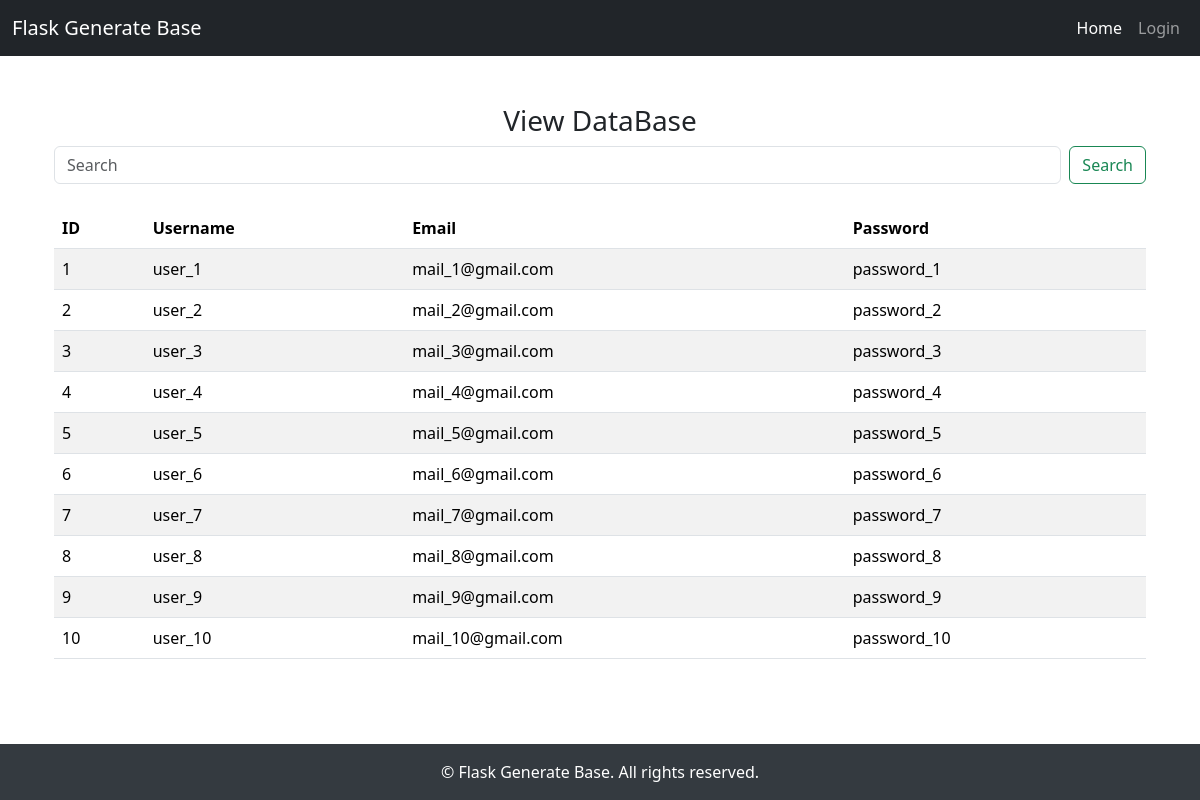
Before: /view with the older database file.
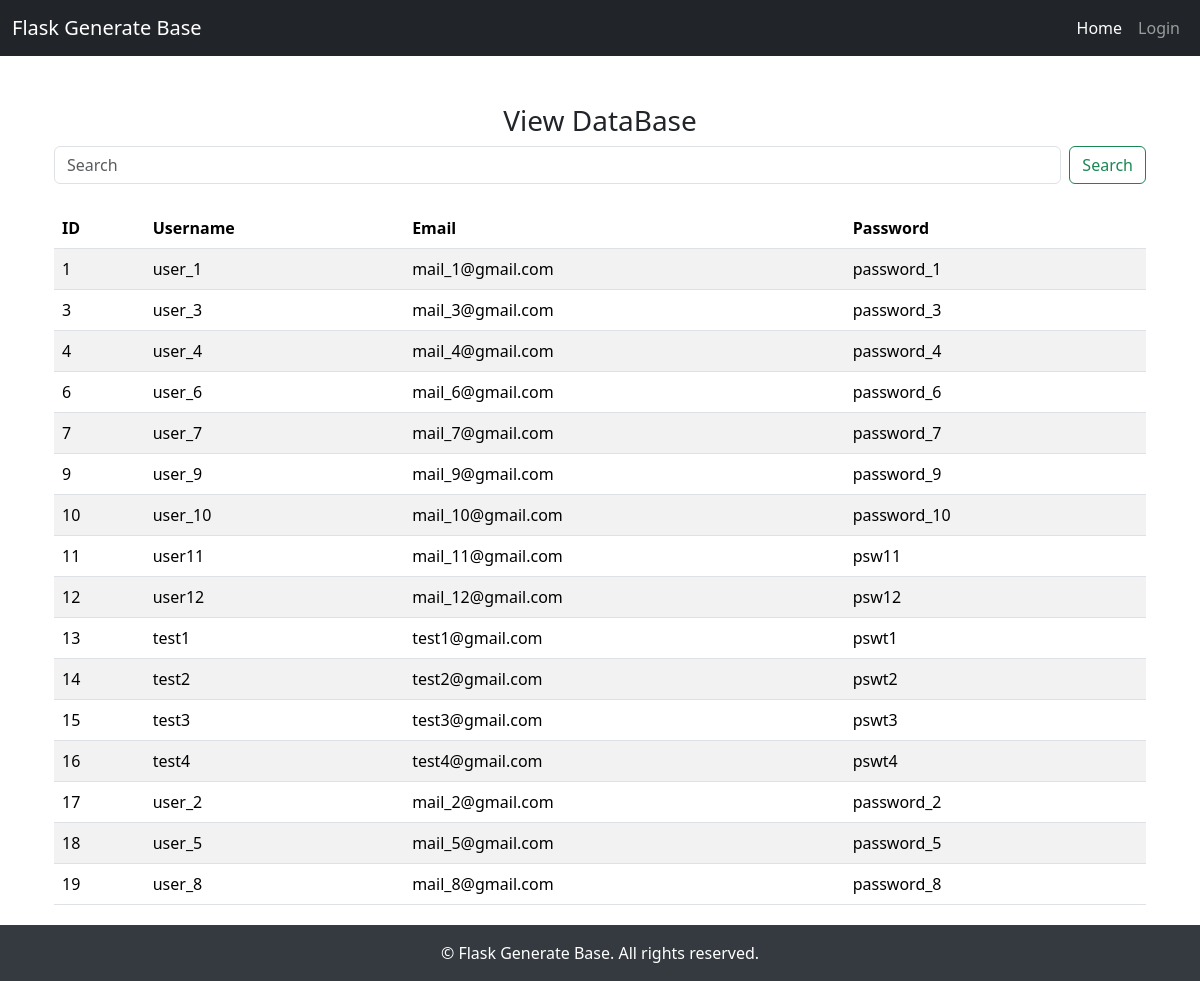
After: the same page with the newer database file.
### app/models.py (models this page shows)
class User(db.Model):
    id = db.Column(db.Integer, primary_key=True)
    username = db.Column(db.String(80), unique=True, nullable=False)
    email = db.Column(db.String(120), unique=True, nullable=False)
    password = db.Column(db.String(120), nullable=False)

### app/__init__.py (the view)
    @app.route('/view')
    def view():
        users = User.query.all()
        return render_template('view.html', users=users)

### app/templates/view.html (shortened to what this page needs)
{% extends 'base.html' %}
{% block content %}
<div class="container mt-4">
  <h3 class="text-center">View DataBase</h3>
  <form class="d-flex justify-content-center mb-4" method="GET" action="{{ url_for('view') }}">
    <input class="form-control me-2" type="search" placeholder="Search" aria-label="Search" name="q" value="{{ request.args.get('q', '') }}">
    <button class="btn btn-outline-success" type="submit">Search</button>
  </form>
  <table class="table table-striped">
    <thead>
      <tr>
        <th>ID</th>
        <th>Username</th>
        <th>Email</th>
        <th>Password</th>
      </tr>
    </thead>
    <tbody>
      {% for user in users %}
      <tr>
        <td>{{ user.id }}</td>
        <td>{{ user.username }}</td>
        <td>{{ user.email }}</td>
        <td>{{ user.password }}</td>
      </tr>
      {% endfor %}
    </tbody>
  </table>
</div>
{% endblock %}

### app/templates/base.html (shortened to what this page needs)
<!DOCTYPE html>
<html lang="en">
<head>
    <link href="https://cdn.jsdelivr.net/npm/bootstrap@5.3.3/dist/css/bootstrap.min.css" rel="stylesheet">
    <link rel="stylesheet" href="https://cdnjs.cloudflare.com/ajax/libs/font-awesome/6.4.0/css/all.min.css">
</head>
<body>
    <nav class="navbar navbar-expand-lg navbar-dark bg-dark">
        <div class="container-fluid">
        <a class="navbar-brand" href="{{ url_for('index') }}">Flask Generate Base</a>
        <div class="collapse navbar-collapse" id="navbarNav">
            <ul class="navbar-nav ms-auto">
            <li class="nav-item">
                <a class="nav-link active" aria-current="page" href="{{ url_for('index') }}">Home</a>
            </li>
            {% if session.get('user') %}
                <li class="nav-item">
                    <a class="nav-link" href="{{ url_for('logout') }}">Logout</a>
                </li>
            {% else %}
                <li class="nav-item">
                    <a class="nav-link" href="{{ url_for('login') }}">Login</a>
                </li>
            {% endif %}
        </div>
        </div>
    </nav>
    <div class="container mt-5">
        {%block content%}{%endblock%}
    </div>
    <footer class="footer text-center">
        <div class="container">
        <p class="mb-0">&copy; Flask Generate Base. All rights reserved.</p>
        </div>
    </footer>
</body>
</html>

### app/templates/base.html (style rules this page uses)
body { margin: 0; padding-bottom: 60px; }
.footer { position: fixed; left: 0; bottom: 0; width: 100%; background-color: #343a40; color: #ffffff; text-align: center; padding: 1rem 0; z-index: 1030; }

Changed rows visible on the page:
removed User: id "2", username "user_2", email "mail_2@gmail.com", password "password_2"
removed User: id "5", username "user_5", email "mail_5@gmail.com", password "password_5"
removed User: id "8", username "user_8", email "mail_8@gmail.com", password "password_8"
added User: id "11", username "user11", email "mail_11@gmail.com", password "psw11"
added User: id "12", username "user12", email "mail_12@gmail.com", password "psw12"
added User: id "13", username "test1", email "test1@gmail.com", password "pswt1"
added User: id "14", username "test2", email "test2@gmail.com", password "pswt2"
added User: id "15", username "test3", email "test3@gmail.com", password "pswt3"
added User: id "16", username "test4", email "test4@gmail.com", password "pswt4"
added User: id "17", username "user_2", email "mail_2@gmail.com", password "password_2"
added User: id "18", username "user_5", email "mail_5@gmail.com", password "password_5"
added User: id "19", username "user_8", email "mail_8@gmail.com", password "password_8"
